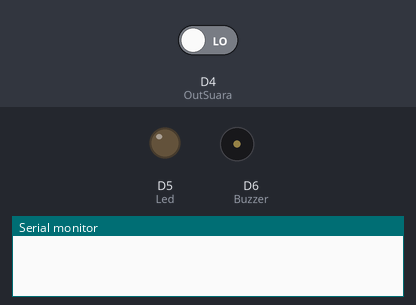
Recording of a sketch running on a simulated ESP8266 (NodeMCU). Parts: output pins drawn as LEDs (lit = HIGH), buzzer (waves = sounding, pin HIGH), the last lines printed to the serial monitor. The test bench sets the inputs (shaded band); at power-on: D4 (OutSuara) LOW. WiFi joins after 1.5 s; servers stay silent unless stated.

Above: at 3.0 s.
3.1 s: D4 (OutSuara) driven HIGH
At 4.9 s:
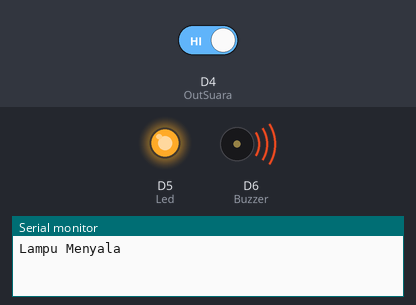
At 6.0 s:
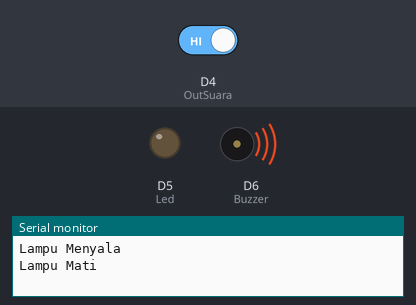
6.1 s: D4 (OutSuara) driven LOW
At 8.1 s:
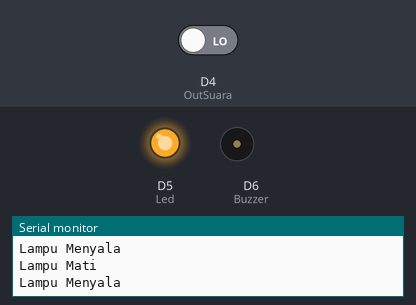
Timing chart, 0 to 9.6 s (numbered marks = the images above; inputs shaded):
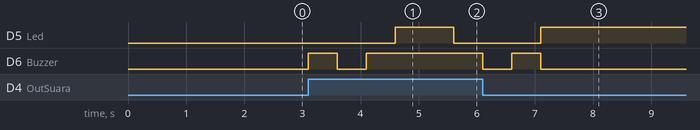

The sketch:

sensor.ino
```cpp
#define BLYNK_TEMPLATE_ID "TMPLmx9UTkLH"
#define BLYNK_DEVICE_NAME "sensor suara"
#define BLYNK_AUTH_TOKEN "iwO7mfEt7tP1a6mh8-0O4UrahITs99VM"

#include <ESP8266WiFi.h>
#define BLYNK_PRINT Serial
#include <BlynkSimpleEsp8266.h>


// Kode Auth
char auth[]= BLYNK_AUTH_TOKEN;
char ssid[] = "OPPPOA53"; //Nama Wifi
char pass[] = "12345678"; //Password

int Led = D5;
int OutSuara = D4;
int Buzzer = D6;
int val, kondisi;

WidgetLCD lcd(V1);

void setup() {
  Serial.begin(115200);
  Blynk.begin(auth, ssid, pass);
  pinMode(Led, OUTPUT);
  pinMode(Buzzer, OUTPUT);
  pinMode(OutSuara, INPUT);
  kondisi = 0; //Kondisi Lampu Awal Nyala
}

void Bunyi1(){
  digitalWrite(Buzzer, HIGH);
  delay(1000);
  digitalWrite(Buzzer, LOW);
}

void Bunyi2(){
  digitalWrite(Buzzer, HIGH);
  delay(500);
  digitalWrite(Buzzer, LOW);
  delay(500);
  digitalWrite(Buzzer, HIGH);
  delay(500);
  digitalWrite(Buzzer, LOW);
}

void loop() {
  Blynk.run();

  val = digitalRead(OutSuara);
  if((val == HIGH)&&(kondisi == 0)){
    kondisi = 1;
    Bunyi2();
    digitalWrite(Led, HIGH);
    Serial.println("Lampu Menyala");
    lcd.print(0, 0, "STATUS LAMPU");
    lcd.print(0, 1, "Lampu Hidup");
  }else if ((val == HIGH)&&(kondisi == 1)){
    kondisi = 0;
    Bunyi1();
    digitalWrite(Led, LOW);
    Serial.println("Lampu Mati");
    lcd.print(0, 0, "STATUS LAMPU");
    lcd.print(0, 1, "Lampu Padam");
  }else{

  }
 }
```

Measured:
- after the input at 3.1 s, D5 (Led): LOW → HIGH after 1.5 s, → LOW 1.0 s later; D6 (Buzzer): LOW → HIGH at once, → LOW 0.50 s later, → HIGH 0.50 s later
- after the input at 6.1 s, D5 (Led): goes on until 7.1 s, then stays HIGH
